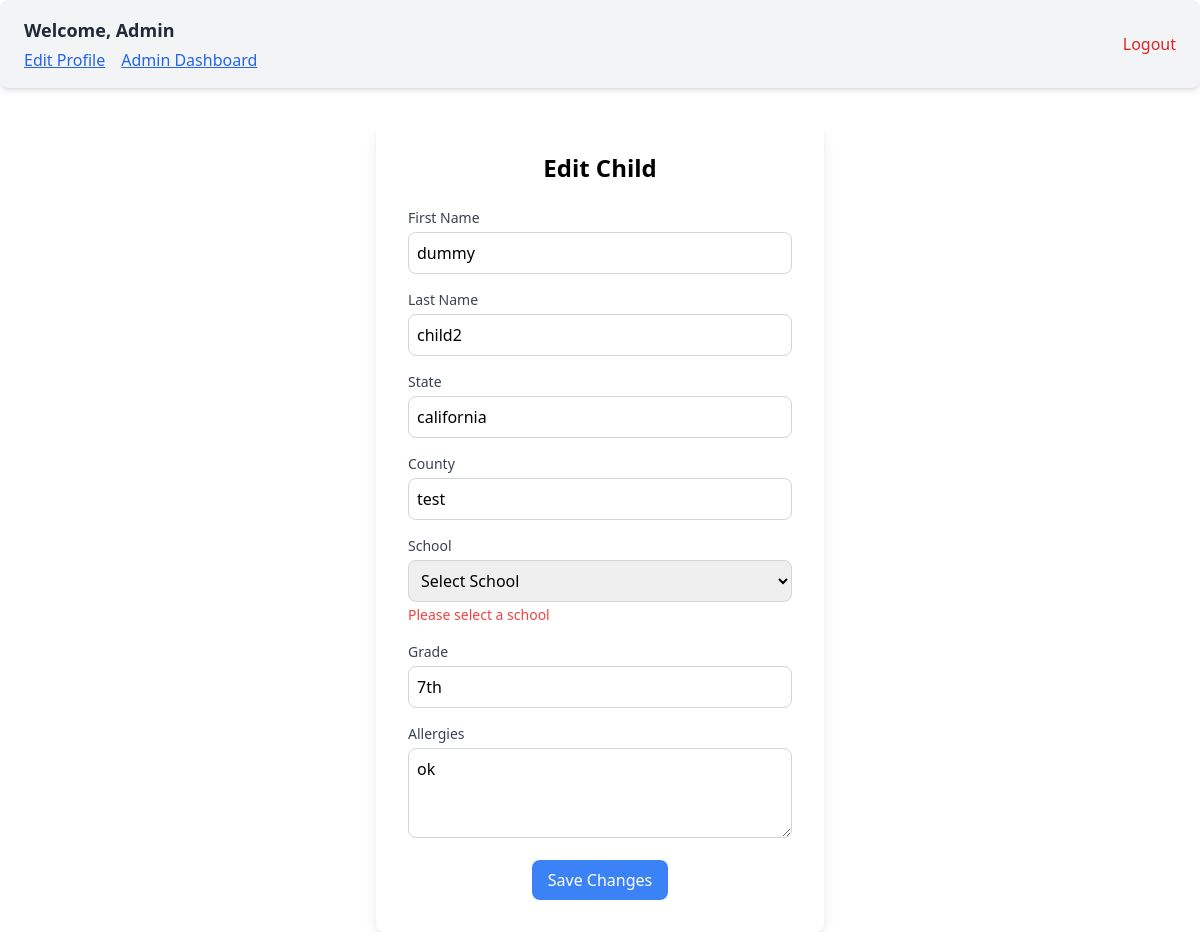
Page /edit-child/1 (signed in) on the committed database.
### app/models.py (models this page shows, shortened)
class Parent(UserMixin,db.Model):
    __tablename__ = 'parents'
    id = db.Column(db.Integer, primary_key=True, autoincrement=True)
    email = db.Column(db.String(120), unique=True, nullable=False)
    password_hash = db.Column(db.String(128), nullable=False)
    first_name = db.Column(db.String(50), nullable=False)
    last_name = db.Column(db.String(50), nullable=False)
    address = db.Column(db.String(255), nullable=False)
    state = db.Column(db.String(50), nullable=False)
    city = db.Column(db.String(50), nullable=False)
    zip_code = db.Column(db.String(10), nullable=False)
    is_admin = db.Column(db.Boolean, nullable=False, default=False)
    home_phone = db.Column(db.String(15), nullable=True)
    cell_phone = db.Column(db.String(15), nullable=False)
    work_phone = db.Column(db.String(15), nullable=True)
    children = db.relationship('Child', back_populates='parent', cascade='all, delete-orphan')
    orders = db.relationship('Order', back_populates='parent', cascade='all, delete-orphan')

class Child(db.Model):
    __tablename__ = 'children'
    id = db.Column(db.Integer, primary_key=True, autoincrement=True)
    first_name = db.Column(db.String(50), nullable=False)
    last_name = db.Column(db.String(50), nullable=False)
    state = db.Column(db.String(50), nullable=False)
    county = db.Column(db.String(50), nullable=False)
    grade = db.Column(db.String(20), nullable=False)
    allergies = db.Column(db.Text, nullable=True)
    school_id = db.Column(db.Integer, db.ForeignKey('schools.id'), nullable=False)
    school = db.relationship('School', back_populates='children')
    parent_id = db.Column(db.Integer, db.ForeignKey('parents.id'), nullable=False)
    parent = db.relationship('Parent', back_populates='children')

### app/routes/dashboard.py (the view)
@dashboard.route('/edit-child/<int:id>', methods=['GET'])
@login_required
def edit_child(id):
    child = Child.query.get(id)
    schools = School.query.all()
    return render_template('edit_child.html', child=child, schools=schools)

### app/__init__.py (called while the page is built)
def create_app():
    app = Flask(__name__,
                static_folder='static')
    app.config['SQLALCHEMY_DATABASE_URI'] = 'sqlite:///app.db'
    app.config['SQLALCHEMY_TRACK_MODIFICATIONS'] = False
    app.config['SECRET_KEY'] = 'your_secret_key_here'
    app.config['JWT_SECRET_KEY'] = 'your_jwt_secret_key_here'
    login_manager = LoginManager()
    login_manager.login_view = 'auth.login'
    login_manager.init_app(app)
    db.init_app(app)
    jwt = JWTManager(app)
    from app.models import Parent
    @login_manager.user_loader
    def load_user(user_id):
        return Parent.query.get(int(user_id))
    app.register_blueprint(dashboard, url_prefix='/')
    app.register_blueprint(auth, url_prefix='/')
    app.register_blueprint(order, url_prefix='/')
    app.register_blueprint(admin, url_prefix='/')
    return app

### app/templates/edit_child.html (shortened to what this page needs)
{% extends "_layout.html" %}
{% block content %}
<div class="w-screen flex justify-center items-center mt-8">
    <div class="bg-white p-8 rounded-lg shadow-lg w-full max-w-md">
        <h2 class="text-2xl font-semibold mb-6 text-center">Edit Child</h2>
        <form action="/edit-child/{{ child.id }}" method="POST">
            <div class="mb-4">
                <label for="first_name" class="block text-sm font-medium text-gray-700">First Name</label>
                <input type="text" name="first_name" id="first_name"
                    class="w-full mt-1 p-2 border border-gray-300 rounded-lg" value="{{ child.first_name }}" required>
            </div>
            <div class="mb-4">
                <label for="last_name" class="block text-sm font-medium text-gray-700">Last Name</label>
                <input type="text" name="last_name" id="last_name"
                    class="w-full mt-1 p-2 border border-gray-300 rounded-lg" value="{{ child.last_name }}" required>
            </div>
            <div class="mb-4">
                <label for="state" class="block text-sm font-medium text-gray-700">State</label>
                <input type="text" name="state" id="state" class="w-full mt-1 p-2 border border-gray-300 rounded-lg"
                    value="{{ child.state }}" required>
            </div>
            <div class="mb-4">
                <label for="county" class="block text-sm font-medium text-gray-700">County</label>
                <input type="text" name="county" id="county" class="w-full mt-1 p-2 border border-gray-300 rounded-lg"
                    value="{{ child.county }}" required>
            </div>
            <div class="mb-4">
                <label for="school" class="block text-sm font-medium text-gray-700">School</label>
                <select name="school_id" id="school" class="w-full mt-1 p-2 border border-gray-300 rounded-lg" required ">
                    <option value=" {{ child.school.id }}" disabled selected>
                        Select School
                    </option>
                </select>
                <span class="text-red-500 text-sm">
                    Please select a school
                </span>
            </div>
            <div class="mb-4">
                <label for="grade" class="block text-sm font-medium text-gray-700">Grade</label>
                <input type="text" name="grade" id="grade" class="w-full mt-1 p-2 border border-gray-300 rounded-lg"
                    value="{{ child.grade }}" required>
            </div>
            <div class="mb-4">
                <label for="allergies" class="block text-sm font-medium text-gray-700">Allergies</label>
                <textarea name="allergies" id="allergies" rows="3"
                    class="w-full mt-1 p-2 border border-gray-300 rounded-lg"
                    placeholder="Any known allergies (optional)">{{ child.allergies }}</textarea>
            </div>
            <div class="flex justify-center">
                <button type="submit" class="bg-blue-500 text-white py-2 px-4 rounded-lg hover:bg-blue-700">Save
                    Changes</button>
            </div>
        </form>
    </div>
</div>
{% endblock %}

### app/templates/_layout.html (shortened to what this page needs)
<!DOCTYPE html>
<html lang="en">
<head>
    <script src="https://cdn.tailwindcss.com"></script>
</head>
<body>
    <div class="flex flex-col items-center justify-center h-fit">
        {% if current_user.is_authenticated %}
        <div class="bg-gray-100 flex justify-between items-center px-6 py-4 shadow-md rounded-lg w-full">
            <div class="flex flex-col gap-1">
              <h1 class="text-lg font-semibold text-gray-800">
                Welcome, {{ current_user.first_name }}
              </h1>
              <div class="flex gap-4">
                <a href="/edit-profile" class="text-blue-600 hover:text-blue-800 underline">
                  Edit Profile
                </a>
                {% if current_user.is_admin %}
                <a href="/admin-dashboard" class="text-blue-600 hover:text-blue-800 underline">
                  Admin Dashboard
                </a>
                {% endif %}
              </div>
            </div>
            <a href="{{ url_for('auth.logout') }}" class="text-red-600 hover:text-red-800 font-medium">
              Logout
            </a>
          </div>
        {% endif %}
    </div>
    {% block content %}{% endblock %}
</body>
</html>

### rows in the picture
Parent: first_name "Admin"
Child: first_name "dummy", last_name "child2", state "california", county "test", grade "7th", allergies "ok"
